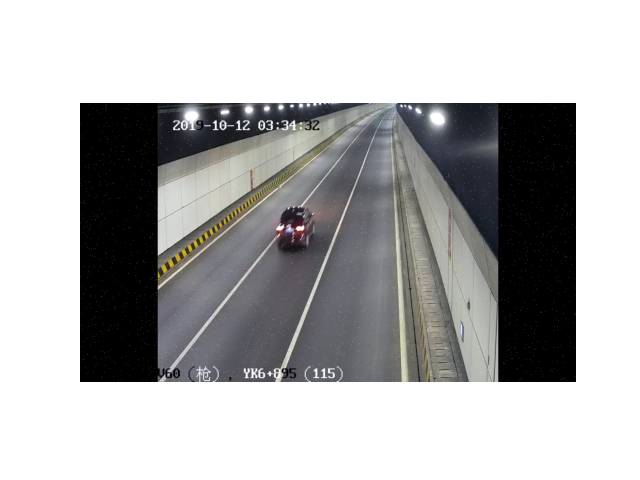
#> input picture Desktop/Opencv学习代码/my1.png, 640 x 480 px
$ python average_blur.py
#> lines starting #> are read from the running program, lines starting #| are printed output that depends on the picture; after the words box and inside, x2 and y2 are one past the last pixel; in counts of white or black regions, pixels touching at a corner belong together
import cv2
import numpy as np
img = cv2.imread("my1.png")
#> img is the input picture: shape (480, 640, 3); mean B, G, R 177, 176.9, 176.8
h,w = img.shape[0:2]
#> h = 480; w = 640
for i in range(3000):
    x = np.random.randint(0, h)
    y = np.random.randint(0, w)
    img[x, y,:] = 255
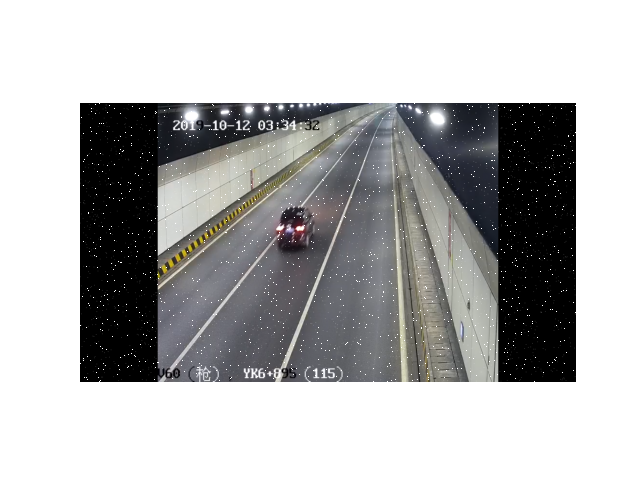
#> img: shape (480, 640, 3); 0.44% of pixels changed, all inside (x1, y1, x2, y2) = (80, 103, 576, 382)
result = cv2.boxFilter(img, -1, (5, 5), normalize=1)
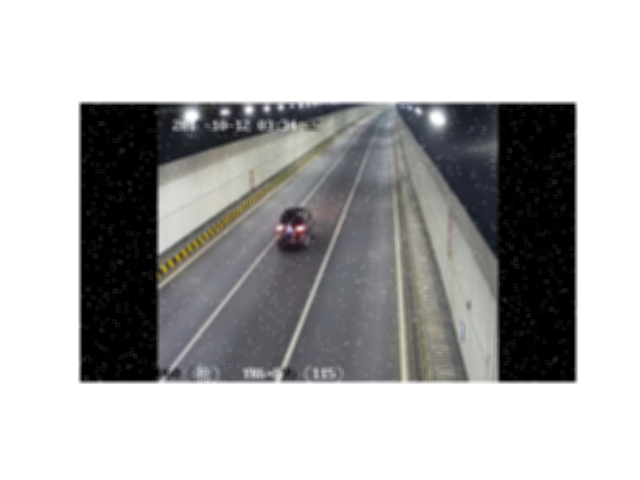
#> result: shape (480, 640, 3); mean B, G, R 177.7, 177.7, 177.6
result1 = cv2.boxFilter(img, -1, (5, 5), normalize=0)
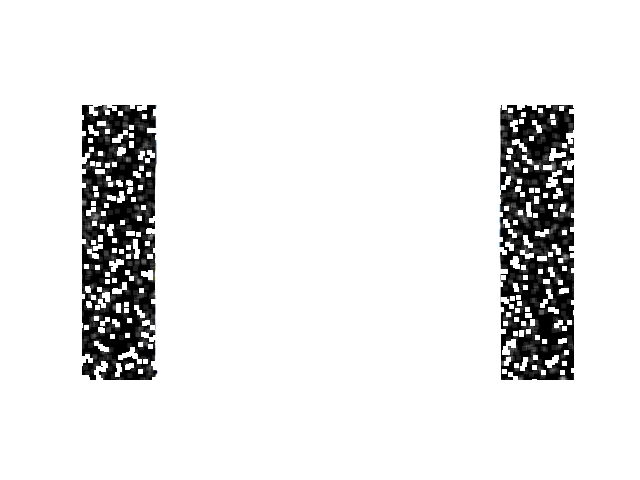
#> result1: shape (480, 640, 3); mean B, G, R 231.1, 231.1, 231.1
cv2.imshow("src", img)
cv2.imshow("junyihua", result)
cv2.imshow("meijuniyhua", result1)
cv2.waitKey(0)
